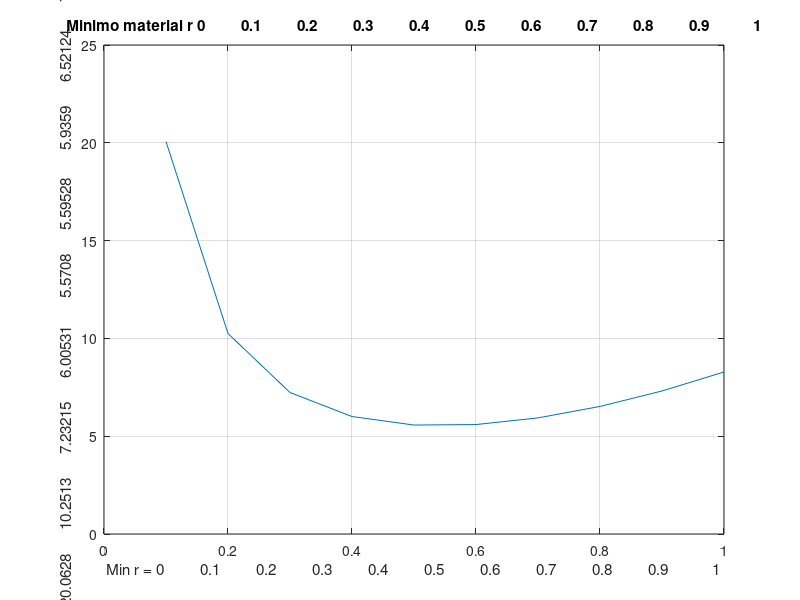

This chart was generated by the following MATLAB code:
%octave.script
%School         :Tecnologico de Estudios Superiores de Jilotepec 
%Specialty      :Ingeniería en Sistemas Computacionales 
%Title          :Clasificacion de los números 
%Description    :Scrip conceptos  de los numeros
%Author         :Joel Emmanuel De La Cruz Rodriguez, Maria Guadalupe Martinez Narvaez, Osvaldo Hernandez Martinez 
%Date           :14/10/2021
%Version        :1
%Usage          :octave >/path/Envase_Lata
%Notes          :Requiere octave para su realizacion 

%Limpiar variables
clear all


%Ejemplo minimo de material para envace cilindrico

%La lata para envasar aceite.
disp ('La lata para envasar aceite.');

%Rango de 0.1 en 0.1
r=0:0.1:1;


%Valor de función
ar = @(r) (2 * (pi)) * (r.^2) + (2./(r))

%Función a plotear
y = (2 * (pi)) * (r.^2) + (2./(r))

%Dibujar r,y
plot(r,y);



grid on;
%Titulo 
title(["Minimo material r " num2str(r)]);
%Etiqueta para x
xlabel(["Min r = " num2str(r)]);
%Etiqueta para y
ylabel(["Min y = " num2str( ar(r))]);
